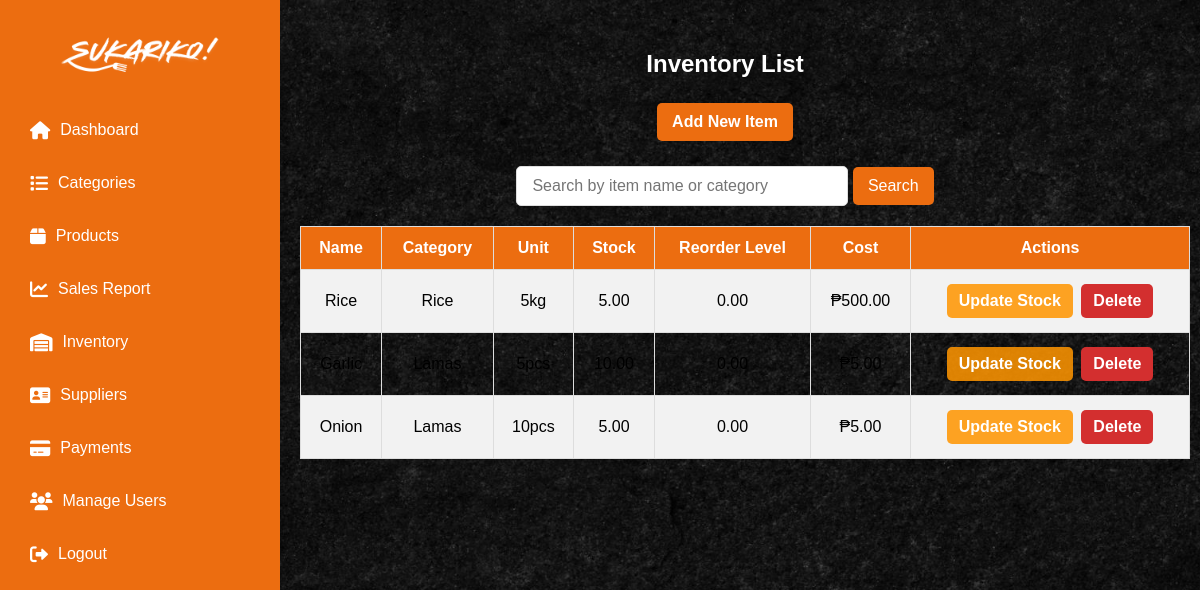
/Super_Admin/view_inventory.php, run on the app's committed database.
### tables this page shows
CREATE TABLE `inventory_items` (
  `id` int(11) NOT NULL,
  `item_name` varchar(100) NOT NULL,
  `category` varchar(50) DEFAULT NULL,
  `unit` varchar(20) DEFAULT NULL,
  `current_stock` decimal(10,2) DEFAULT 0.00,
  `reorder_level` decimal(10,2) DEFAULT 0.00,
  `cost_price` decimal(10,2) DEFAULT 0.00,
  `supplier_id` int(11) DEFAULT NULL,
  `updated_at` timestamp NULL DEFAULT NULL,
  `last_updated` timestamp NOT NULL DEFAULT current_timestamp() ON UPDATE current_timestamp()
);

### Super_Admin/view_inventory.php (the view, shortened to what this page needs)
<?php
include_once(__DIR__ . '/../db.php');
$search = $_GET['search'] ?? '';
?>
<!DOCTYPE html>
<html lang="en">
<head>
    <link rel="stylesheet" href="https://cdnjs.cloudflare.com/ajax/libs/font-awesome/6.0.0/css/all.min.css">
</head>
<body>
    <div class="sidebar">
        <h2><img src="../imgmain/logo1.png" alt="POS Logo"></h2>
        <ul>
            <li><a href="super_admin_dashboard.php"><i class="fas fa-home"></i> Dashboard</a></li>
            <li><a href="categories.php"><i class="fas fa-list"></i> Categories</a></li>
            <li><a href="products.php"><i class="fas fa-box"></i> Products</a></li>
            <li><a href="sales_report.php"><i class="fas fa-chart-line"></i> Sales Report</a></li>
            <li><a href="view_inventory.php"><i class="fas fa-warehouse"></i> Inventory</a></li>
            <li><a href="suppliers.php"><i class=" fas fa-address-card"></i>Suppliers</a></li>
            <li><a href="payments.php"><i class="fas fa-credit-card"></i> Payments</a></li>
            <li><a href="users.php"><i class="fas fa-users"></i> Manage Users</a></li>
            <li><a href="/POS/logout.php"><i class="fas fa-sign-out-alt"></i> Logout</a></li>
        </ul>
    </div>
    <div class="main-content">
        <h2>Inventory List</h2>
        <div class="buttons">
            <a href="addinventory_item.php" class="add-item-btn">Add New Item</a>
        </div>
        <form method="GET" class="search-form">
            <input type="text" name="search" placeholder="Search by item name or category" value="<?= isset($search) ? htmlspecialchars($search) : '' ?>">
            <button type="submit">Search</button>
        </form>
        <table>
            <tr>
                <th>Name</th>
                <th>Category</th>
                <th>Unit</th>
                <th>Stock</th>
                <th>Reorder Level</th>
                <th>Cost</th>
                <th>Actions</th>
            </tr>
            <?php
            if ($search) {
                $stmt = $pdo->prepare("SELECT * FROM inventory_items WHERE item_name LIKE ? OR category LIKE ?");
                $stmt->execute(["%$search%", "%$search%"]);
            } else {
                $stmt = $pdo->query("SELECT * FROM inventory_items");
            }
            while ($row = $stmt->fetch()):
            ?>
                <tr>
                    <td><?= htmlspecialchars($row['item_name']) ?></td>
                    <td><?= htmlspecialchars($row['category']) ?></td>
                    <td><?= htmlspecialchars($row['unit']) ?></td>
                    <td><?= htmlspecialchars($row['current_stock']) ?></td>
                    <td><?= htmlspecialchars($row['reorder_level']) ?></td>
                    <td>₱<?= htmlspecialchars($row['cost_price']) ?></td>
                    <td class="actions">
                        <a href="update_stock.php?item_id=<?= $row['id'] ?>" class="update-btn">Update Stock</a>
                        <a href="?delete_item_id=<?= $row['id'] ?>" class="delete-btn" onclick="return confirm('Are you sure you want to delete this item?');">Delete</a>
                    </td>
                </tr>
            <?php endwhile; ?>
        </table>
    </div>
</body>
</html>

### Super_Admin/view_inventory.php (style rules this page uses)
body { font-family: Arial, sans-serif; margin: 0; padding: 0; background-image: url('../indexpic/preview.jpg'); background-size: cover; background-repeat: no-repeat; background-position: center; }
.sidebar { width: 250px; background-color: #EC6D10; padding: 15px; color: white; box-shadow: 2px 0 5px rgba(0, 0, 0, 0.1); position: fixed; height: 100%; }
.sidebar h2 { text-align: center; margin-bottom: 30px; }
.sidebar h2 img { height: 40px; width: auto; }
.sidebar ul { list-style: none; padding: 0; margin: 0; }
.sidebar ul li { margin-bottom: 15px; }
.sidebar ul li a { color: white; text-decoration: none; font-size: 16px; display: flex; align-items: center; padding: 10px 15px; border-radius: 5px; transition: all 0.3s ease; }
.sidebar ul li a i { margin-right: 10px; font-size: 18px; }
.main-content { flex: 1; margin-left: 250px; padding: 30px; min-height: 100vh; }
h2 { color: white; text-align: center; margin-bottom: 20px; }
.buttons { margin-bottom: 20px; text-align: center; }
.btn, .add-item-btn { padding: 10px 15px; background-color: rgba(236, 109, 16); color: white; text-decoration: none; border-radius: 5px; transition: 0.3s; font-weight: bold; display: inline-block; margin: 5px; cursor: pointer; border: none; }
.search-form { margin: 20px 0; text-align: center; }
.search-form input[type="text"] { padding: 10px 15px; width: 300px; border: 1px solid #ddd; border-radius: 5px; font-size: 16px; }
.search-form button { padding: 10px 15px; background-color: rgba(236, 109, 16); color: white; border: none; border-radius: 5px; cursor: pointer; font-size: 16px; transition: 0.3s; }
table { width: 100%; border-collapse: collapse; margin: 20px 0; margin-left: 20px; overflow: hidden; box-shadow: 0 4px 10px rgba(0, 0, 0, 0.1); }
th, td { padding: 12px; text-align: center; border: 1px solid #ddd; }
th { background: #EC6D10; color: white; }
tr:nth-child(even) { background-color: #f2f2f2; }
.actions a { text-decoration: none; padding: 8px 12px; margin: 2px; display: inline-block; border-radius: 5px; font-weight: bold; color: white; }
.update-btn { background-color: rgba(255, 149, 0, 0.86); ; }
button, a { transition: background-color 0.3s ease; }
.delete-btn { background-color: #d32f2f; ; }

### data on the page
inventory_items: item_name "Rice", category "Rice", unit "5kg", current_stock "5.00", reorder_level "0.00", cost_price "500.00"
inventory_items: item_name "Garlic", category "Lamas", unit "5pcs", current_stock "10.00", reorder_level "0.00", cost_price "5.00"
inventory_items: item_name "Onion", category "Lamas", unit "10pcs", current_stock "5.00", reorder_level "0.00", cost_price "5.00"
